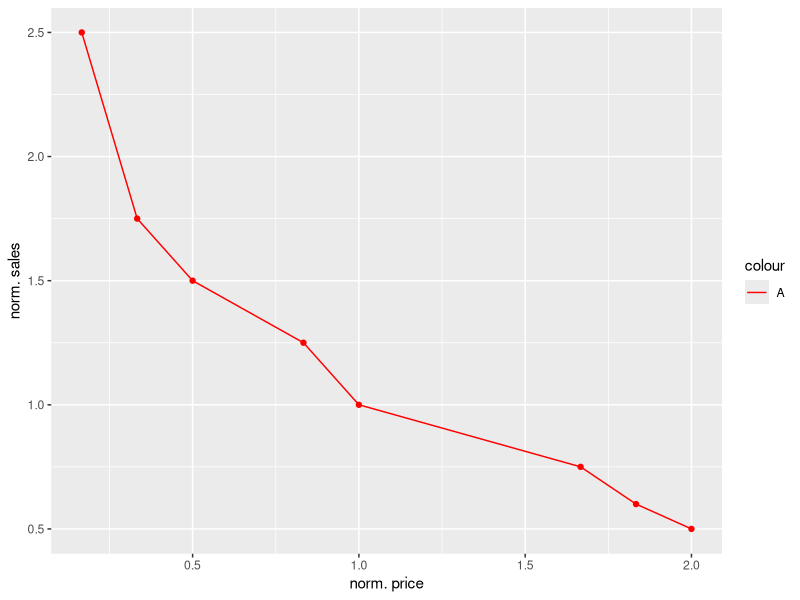
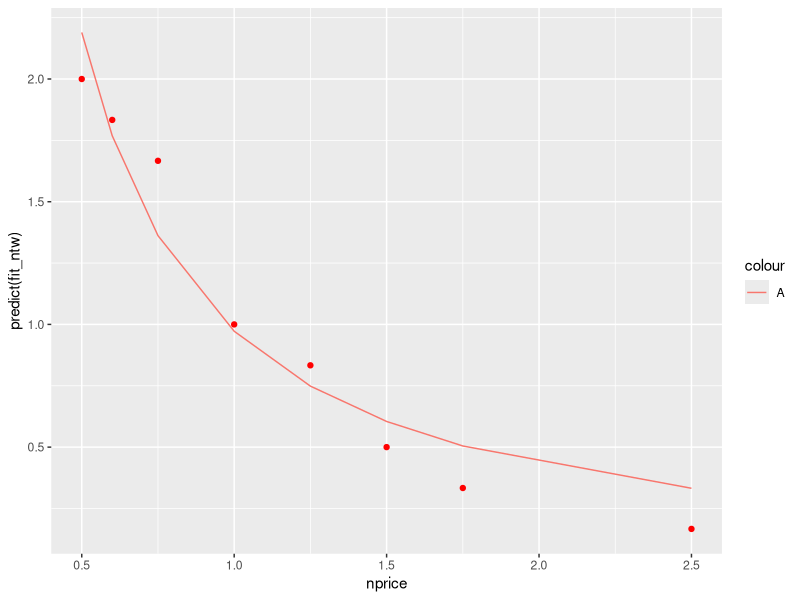

The R source for these figures, in order:
library(ggplot2)

NTW <- read.csv(file = "NTW_sales.csv")

#sales <- c(NTE, NTW, KL, HKI)


NTW

norm_price = 20
norm_sales = 6


NTW$nprice<-NTW$price/norm_price
NTW$nsales<-NTW$sales/norm_sales

NTW


ggplot(data=NTW)+
  geom_line(mapping=aes(x=nsales,y=nprice,color="A"))+
  geom_point(mapping=aes(x=nsales,y=nprice),color="red")+
  labs(x="norm. price",y="norm. sales") +
  scale_color_manual(labels = c("A", "B"), values = c("red", "blue"))



fit_ntw <- nls(f=nsales~a * nprice^b,data=NTW, start = list(a = 1, b = -1.66))
summary(fit_ntw)
r2<-1-sum(residuals(fit_ntw)^2)/sum((fit_ntw$m$lhs()-mean(fit_ntw$m$lhs()))^2)
r2



ggplot(data=NTW)+
  geom_line(mapping=aes(x=nprice,y=predict(fit_ntw),color="A"))+
  geom_point(mapping=aes(x=nprice,y=nsales),color="red")


net<-function(x) {
  nd<-data.frame(nprice=x)
  nsales<-predict(fit_ntw,nd)
  # de-norm
  margin<- x * norm_price - 18.33 * nsales * norm_sales
  # de-norm
  sales <-nsales* norm_sales
  # de-norm
  price <- x * norm_price
  cost <- 18.33 * sales
  gross<-margin*sales
  net<-gross-cost
  print(cbind(x, nsales, margin, sales, price, cost, gross, net))
  
  
  
  #print(cbind(nsalesa,salesa,nsalesb,salesb,sfa,sfb,grossa,grossb,neta,netb,net))
  return(net)
}

net(2.5)
op<-optimize(f=net,interval=c(0,2.5), maximum= TRUE)

op
